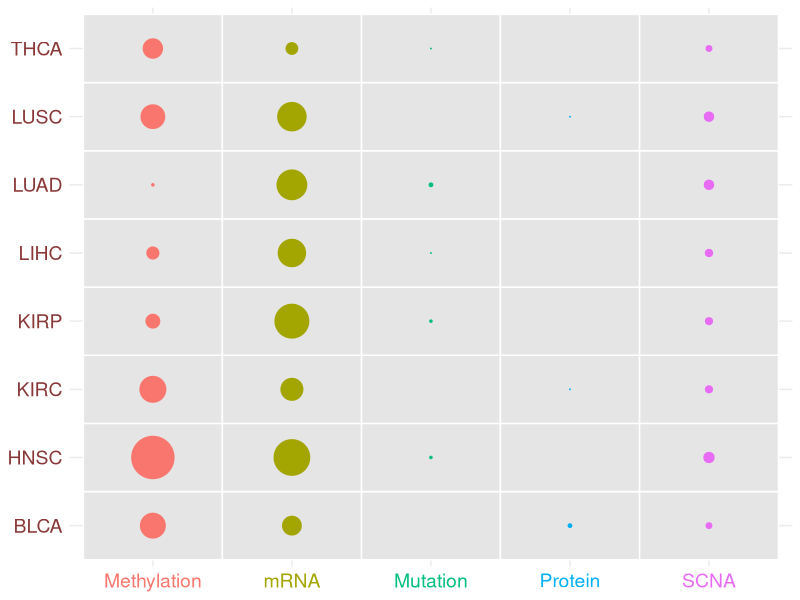
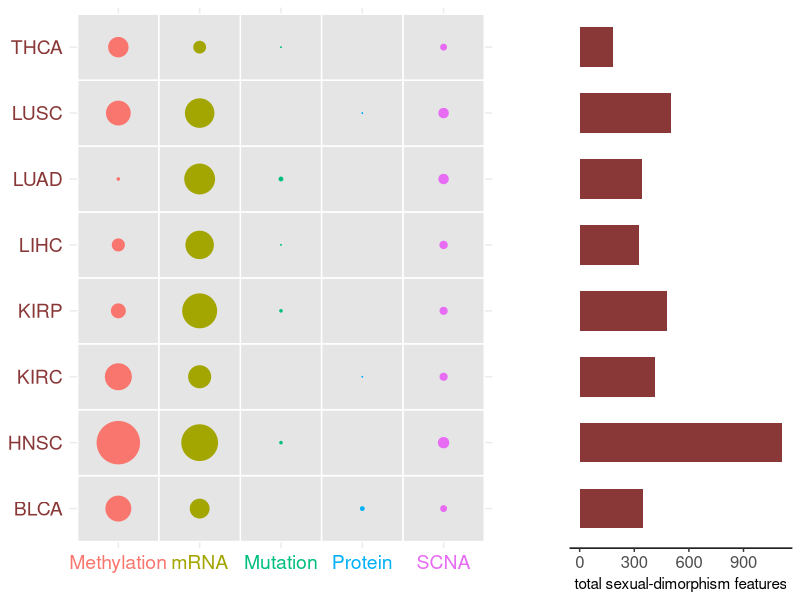

The R script that drew these images, in order:
library(ggplot2)

cancer <- c("BLCA","HNSC","KIRC","KIRP","LIHC","LUAD","LUSC","THCA")

molecule1 <- rep("Mutation",8)
number1 <- c(NA,2,NA,2,1,4,NA,1)
d1 <- data.frame(CancerType=cancer, Molecules=molecule1, Numbers=number1 )

molecule2 <- rep("SCNA",8)
number2 <- c(10,33,15,15,16,27,27,10)
d2 <- data.frame(CancerType=cancer, Molecules=molecule2, Numbers=number2 )

molecule3 <- rep("Methylation",8)
number3 <- c(213,633,232,63,47,2,193,127)
d3 <- data.frame(CancerType=cancer, Molecules=molecule3, Numbers=number3 )

molecule4 <- rep("mRNA",8)
number4 <- c(119,445,165,400,260,307,281,44)
d4 <- data.frame(CancerType=cancer, Molecules=molecule4, Numbers=number4 )

molecule5 <- rep("Protein",8)
number5 <- c(4,NA,1,NA,NA,NA,1,NA)
d5<-data.frame(CancerType=cancer, Molecules=molecule5, Numbers=number5 )

sex_point<-rbind(d1,d2,d3,d4,d5)

gg<-ggplot(data=sex_point,aes(Molecules,CancerType )) + 
  geom_tile(fill="gray90", colour = "white",size=0.5)+
  geom_point(aes(color = Molecules,size=Numbers))+
  scale_size_continuous(range = c(0, 14))+
  theme_minimal()+
  theme(legend.position = "none",
        axis.title.x=element_blank(),
        axis.ticks.x=element_blank(),
        axis.title.y=element_blank(),
        axis.ticks.y=element_blank(),
        axis.text.x = element_text(size = 14,color=c("#F8766D","#A3A500","#00BF7D","#00B0F6","#E76BF3")),# 调整x轴文字
        axis.text.y = element_text(size = 14, color = "#893737"))
gg

yhist<-data.frame(cancer=c("THCA","LUSC","LUAD","LIHC","KIRP","KIRC","HNSC","BLCA"),
                  his<-c(182,502,340,324,480,413,1113,346))

yplot = ggplot(data = yhist, aes(x =cancer,y=his)) + 
  geom_bar(stat="identity",position = "dodge",width = 0.6,fill="#893737")+
  theme(legend.position = "none",
        axis.text.x = element_text(size=12),
        axis.text.y = element_blank(),
        axis.title.y=element_blank(),
        axis.ticks.y=element_blank()
        )+
  ylab("total sexual-dimorphism features")+
  coord_flip()+
  theme(panel.grid.major =element_blank(), panel.grid.minor = element_blank(),
        panel.background = element_blank(),axis.line.x = element_line(colour = "black"))

ggpubr::ggarrange(gg,yplot,widths = c(5,3),heights = c(1,3), align = "hv")


